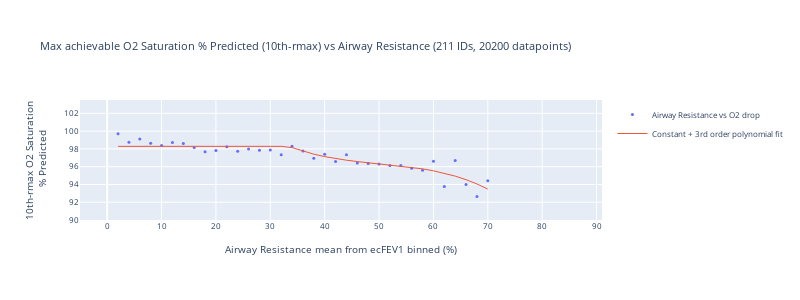
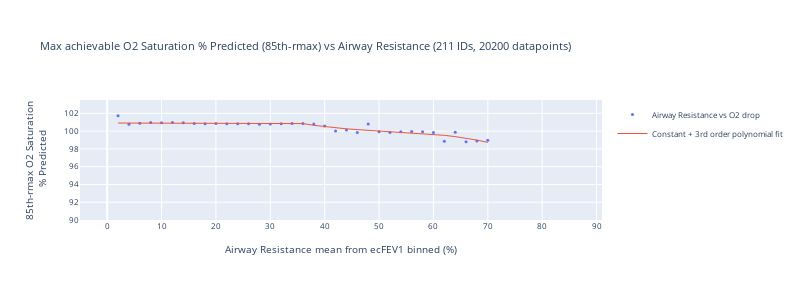
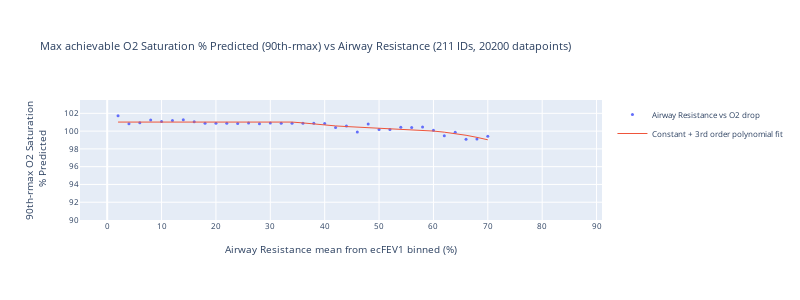

Notebook cell for these charts, in order:
### Code cell
ar_col_binned = f"Airway Resistance mean from {fev1_col} binned (%)"

df_for_AW_O2Sat_study = df.copy()
df_for_AW_O2Sat_study = df[~df.ID.isin(["122"])].copy()
# df_for_AW_O2Sat_study = df[~df.ID.isin(["122", "286"])].copy()

for prctile in [10, 85, 90]:  # range(60, 90, 5):
    # for prctile in [90]:  # range(60, 90, 5):
    rmax_o2_sat_col = f"{prctile}th-rmax O2 Saturation<br> % Predicted"

    rmax_AW_O2Sat = df_for_AW_O2Sat_study.groupby([ar_col_binned]).apply(
        lambda x: calc_rmax_o2(x, "O2 Saturation % Predicted", prctile)
    )
    # Unstack rmax_AR_O2Sat tuples into 2 columns
    rmax_AW_O2Sat = (
        rmax_AW_O2Sat.apply(pd.Series)
        .rename(columns={0: rmax_o2_sat_col, 1: "#datapoints"})
        .reset_index()
    )
    # Add column for >50 datapoints
    rmax_AW_O2Sat[">50 datapoints"] = rmax_AW_O2Sat["#datapoints"] > 50
    # Mask for >50 datapoints
    rmax_AW_O2Sat_plot = fit_factor_profile(
        rmax_AW_O2Sat[rmax_AW_O2Sat[">50 datapoints"]].copy(),
        x=ar_col_binned,
        y=rmax_o2_sat_col,
    )

    # PLot rmax_AW_O2Sat
    title = f"Max achievable O2 Saturation % Predicted ({prctile}th-rmax) vs Airway Resistance ({df_for_AW_O2Sat_study.ID.nunique()} IDs, {len(df_for_AW_O2Sat_study)} datapoints)"
    fig = go.Figure()
    fig.add_trace(
        go.Scatter(
            x=rmax_AW_O2Sat_plot[ar_col_binned],
            y=rmax_AW_O2Sat_plot[rmax_o2_sat_col],
            mode="markers",
            name="Airway Resistance vs O2 drop",
        ),
    )
    # fig.add_trace(
    #     go.Scatter(
    #         x=rmax_AW_O2Sat_plot[ar_col_binned],
    #         y=rmax_AW_O2Sat_plot["Spline"],
    #         mode="lines",
    #         name="Spline",
    #     )
    # )
    fig.add_trace(
        go.Scatter(
            x=rmax_AW_O2Sat_plot[ar_col_binned],
            y=rmax_AW_O2Sat_plot["Piecewise fit"],
            mode="lines",
            name="Constant + 3rd order polynomial fit",
        ),
    )
    fig.update_traces(line=dict(width=1), marker=dict(size=3))
    fig.update_yaxes(
        range=[90, 103.5],
        nticks=10,
        title=rmax_o2_sat_col,
    )
    fig.update_xaxes(title=ar_col_binned, range=[-5, 91], nticks=10)
    fig.update_layout(title=title, height=300, width=800, font=dict(size=8))
    fig.show()
    # Save to file
    fig.write_image(
        f"{plotsdir}{title}.pdf",
        width=1000,
        height=400,
    )

### Figure 1 — Plotly figure (JSON) as saved in the notebook; plotly's stock layout.template omitted (floating-point values rounded to 4 significant figures)
{"data": [{"line": {"width": 1}, "marker": {"size": 3}, "mode": "markers", "name": "Airway Resistance vs O2 drop", "type": "scatter", "x": [2, 4, 6, 8, 10, 12, 14, 16, 18, 20, 22, 24, 26, 28, 30, 32, 34, 36, 38, 40, 42, 44, 46, 48, 50, 52, 54, 56, 58, 60, 62, 64, 66, 68, 70], "y": [99.7, 98.75, 99.12, 98.62, 98.39, 98.73, 98.61, 98.14, 97.67, 97.82, 98.24, 97.74, 98.0, 97.84, 97.88, 97.35, 98.3, 97.76, 96.94, 97.41, 96.57, 97.33, 96.4, 96.35, 96.31, 96.14, 96.14, 95.82, 95.6, 96.61, 93.78, 96.68, 93.99, 92.64, 94.41]}, {"line": {"width": 1}, "marker": {"size": 3}, "mode": "lines", "name": "Constant + 3rd order polynomial fit", "type": "scatter", "x": [2, 4, 6, 8, 10, 12, 14, 16, 18, 20, 22, 24, 26, 28, 30, 32, 34, 36, 38, 40, 42, 44, 46, 48, 50, 52, 54, 56, 58, 60, 62, 64, 66, 68, 70], "y": [98.29, 98.29, 98.29, 98.29, 98.29, 98.29, 98.29, 98.29, 98.29, 98.29, 98.29, 98.29, 98.29, 98.29, 98.29, 98.29, 98.15, 97.74, 97.41, 97.13, 96.91, 96.73, 96.58, 96.45, 96.33, 96.21, 96.08, 95.93, 95.75, 95.54, 95.27, 94.94, 94.54, 94.05, 93.48]}], "layout": {"font": {"size": 8}, "height": 300, "title": {"text": "Max achievable O2 Saturation % Predicted (10th-rmax) vs Airway Resistance (211 IDs, 20200 datapoints)"}, "width": 800, "xaxis": {"nticks": 10, "range": [-5, 91], "title": {"text": "Airway Resistance mean from ecFEV1 binned (%)"}}, "yaxis": {"nticks": 10, "range": [90, 103.5], "title": {"text": "10th-rmax O2 Saturation<br> % Predicted"}}}}

### Figure 2 — Plotly figure (JSON) as saved in the notebook; plotly's stock layout.template omitted (floating-point values rounded to 4 significant figures)
{"data": [{"line": {"width": 1}, "marker": {"size": 3}, "mode": "markers", "name": "Airway Resistance vs O2 drop", "type": "scatter", "x": [2, 4, 6, 8, 10, 12, 14, 16, 18, 20, 22, 24, 26, 28, 30, 32, 34, 36, 38, 40, 42, 44, 46, 48, 50, 52, 54, 56, 58, 60, 62, 64, 66, 68, 70], "y": [101.7, 100.8, 100.9, 101.0, 100.9, 101.0, 100.9, 100.8, 100.8, 100.9, 100.8, 100.8, 100.8, 100.8, 100.8, 100.8, 100.9, 100.9, 100.8, 100.6, 100.0, 100.1, 99.84, 100.8, 99.92, 99.83, 99.93, 99.95, 99.92, 99.85, 98.86, 99.87, 98.8, 98.9, 98.97]}, {"line": {"width": 1}, "marker": {"size": 3}, "mode": "lines", "name": "Constant + 3rd order polynomial fit", "type": "scatter", "x": [2, 4, 6, 8, 10, 12, 14, 16, 18, 20, 22, 24, 26, 28, 30, 32, 34, 36, 38, 40, 42, 44, 46, 48, 50, 52, 54, 56, 58, 60, 62, 64, 66, 68, 70], "y": [100.9, 100.9, 100.9, 100.9, 100.9, 100.9, 100.9, 100.9, 100.9, 100.9, 100.9, 100.9, 100.9, 100.9, 100.9, 100.9, 100.9, 100.8, 100.7, 100.5, 100.4, 100.3, 100.2, 100.1, 100.0, 99.96, 99.9, 99.83, 99.75, 99.65, 99.53, 99.38, 99.2, 98.99, 98.73]}], "layout": {"font": {"size": 8}, "height": 300, "title": {"text": "Max achievable O2 Saturation % Predicted (85th-rmax) vs Airway Resistance (211 IDs, 20200 datapoints)"}, "width": 800, "xaxis": {"nticks": 10, "range": [-5, 91], "title": {"text": "Airway Resistance mean from ecFEV1 binned (%)"}}, "yaxis": {"nticks": 10, "range": [90, 103.5], "title": {"text": "85th-rmax O2 Saturation<br> % Predicted"}}}}

### Figure 3 — Plotly figure (JSON) as saved in the notebook; plotly's stock layout.template omitted (floating-point values rounded to 4 significant figures)
{"data": [{"line": {"width": 1}, "marker": {"size": 3}, "mode": "markers", "name": "Airway Resistance vs O2 drop", "type": "scatter", "x": [2, 4, 6, 8, 10, 12, 14, 16, 18, 20, 22, 24, 26, 28, 30, 32, 34, 36, 38, 40, 42, 44, 46, 48, 50, 52, 54, 56, 58, 60, 62, 64, 66, 68, 70], "y": [101.7, 100.8, 100.9, 101.3, 101.1, 101.2, 101.3, 101.1, 100.9, 100.9, 100.9, 100.9, 100.9, 100.8, 100.9, 100.9, 100.9, 100.9, 100.9, 100.9, 100.4, 100.6, 99.9, 100.8, 100.2, 100.2, 100.4, 100.4, 100.5, 100.1, 99.48, 99.88, 99.07, 99.1, 99.41]}, {"line": {"width": 1}, "marker": {"size": 3}, "mode": "lines", "name": "Constant + 3rd order polynomial fit", "type": "scatter", "x": [2, 4, 6, 8, 10, 12, 14, 16, 18, 20, 22, 24, 26, 28, 30, 32, 34, 36, 38, 40, 42, 44, 46, 48, 50, 52, 54, 56, 58, 60, 62, 64, 66, 68, 70], "y": [101.0, 101.0, 101.0, 101.0, 101.0, 101.0, 101.0, 101.0, 101.0, 101.0, 101.0, 101.0, 101.0, 101.0, 101.0, 101.0, 101.0, 100.9, 100.8, 100.7, 100.6, 100.5, 100.5, 100.4, 100.4, 100.3, 100.3, 100.2, 100.1, 100.0, 99.88, 99.72, 99.53, 99.3, 99.02]}], "layout": {"font": {"size": 8}, "height": 300, "title": {"text": "Max achievable O2 Saturation % Predicted (90th-rmax) vs Airway Resistance (211 IDs, 20200 datapoints)"}, "width": 800, "xaxis": {"nticks": 10, "range": [-5, 91], "title": {"text": "Airway Resistance mean from ecFEV1 binned (%)"}}, "yaxis": {"nticks": 10, "range": [90, 103.5], "title": {"text": "90th-rmax O2 Saturation<br> % Predicted"}}}}
